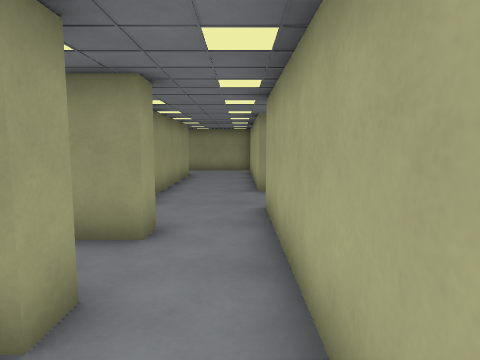
view 1 (above)

17 first-person views from a walk through a Godot game level. The camera is 1.3 m above the floor, tilts 6° down and sees 75° across. The floor is counted in squares, 1 m on a side. Each view is taken from the middle of a square. On the plan, view 1 faces up. The plan holds only what a view shows up to about 14 squares ahead; the rest is blank.

view 2
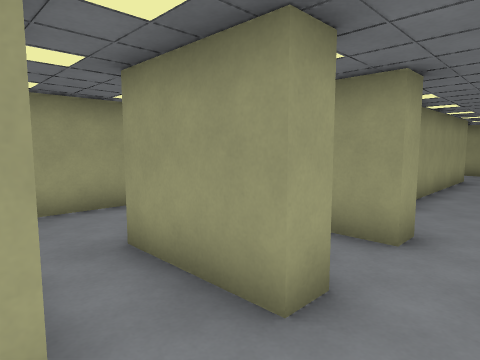

view 3
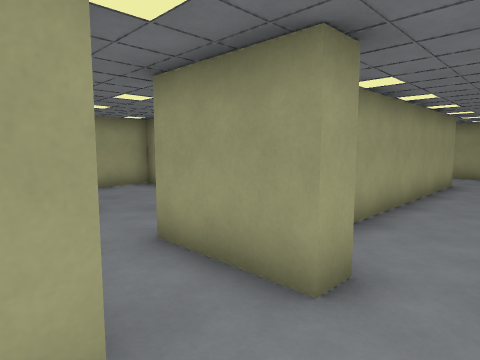

view 4
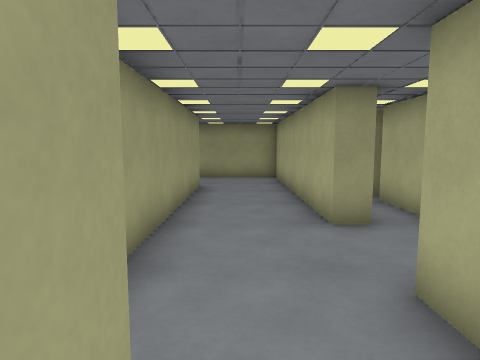

view 5
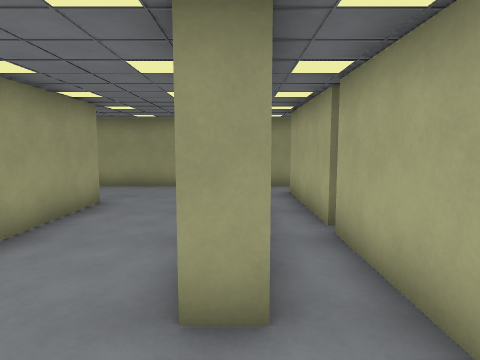

view 6
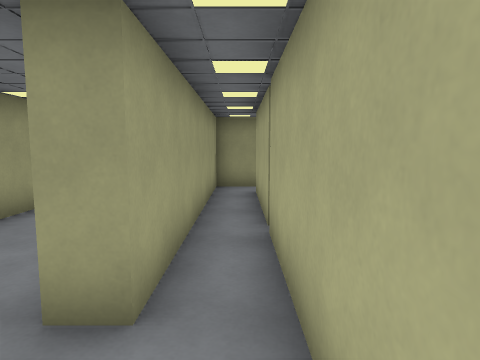

view 7
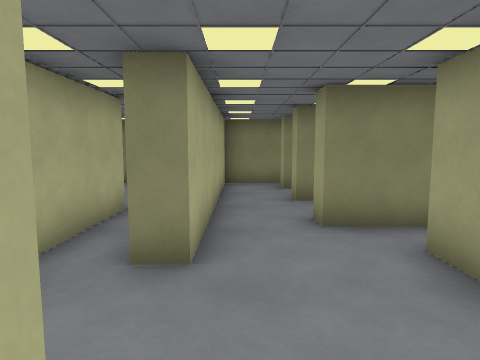

view 8
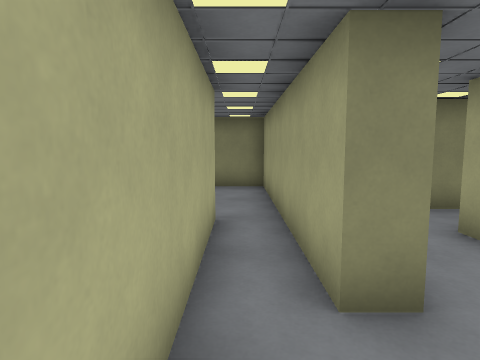

view 9
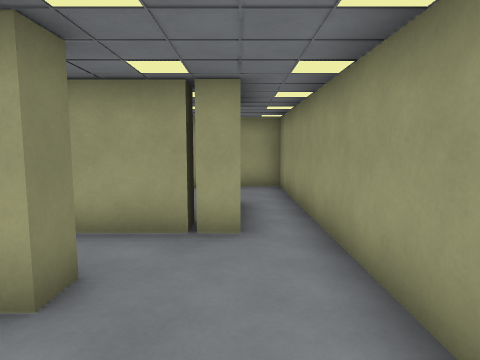

view 10
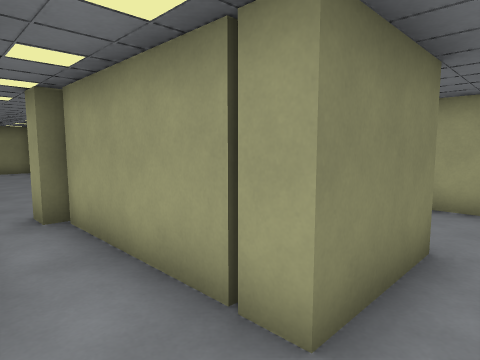

view 11
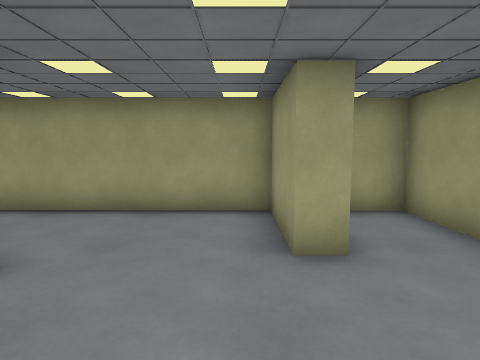

view 12
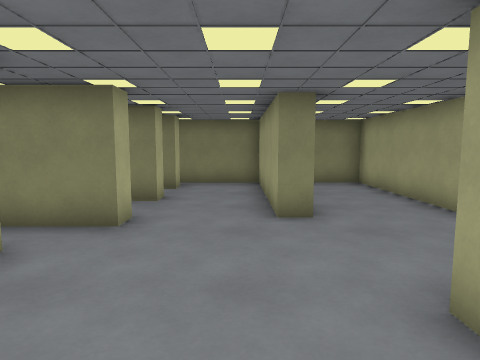

view 13
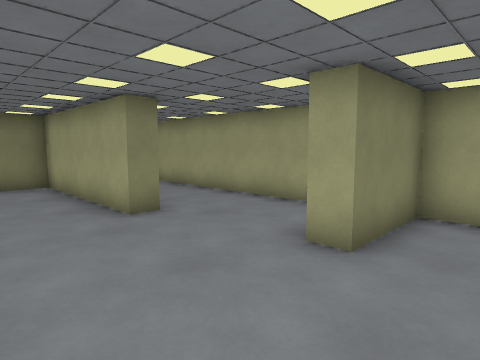

view 14
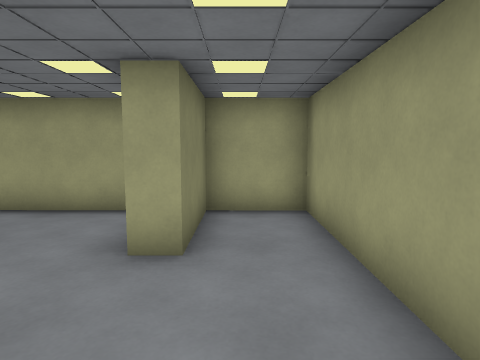

view 15
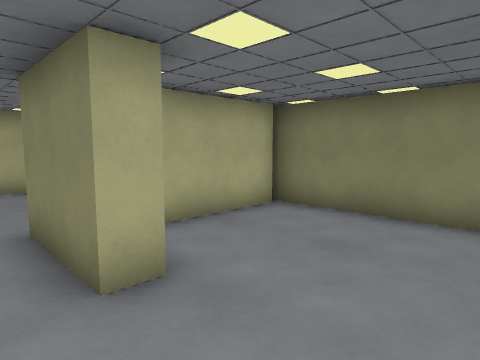

view 16
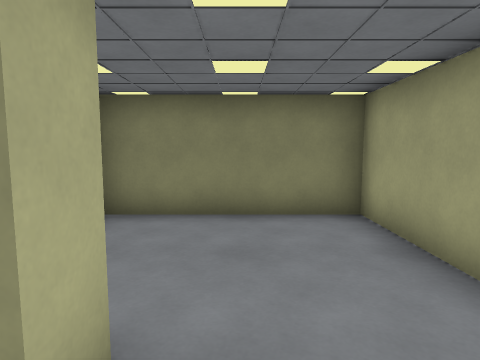

view 17
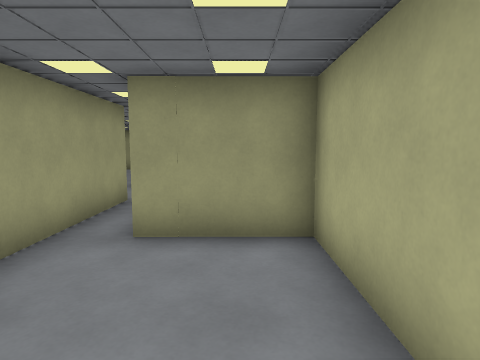

### Floor plan
Points are (right, up) in squares from view 1. A wall is a line through its corners. A room is listed if a view was taken in it or the views show most of it. See-through windows are left out.
Room 1 (views 1, 2, 3)
walls: (-1.4, 0.4) (-1.4, -0.4); (-1.4, 2.5) (-1.4, 1.8) (-4, 1.8); (0.6, -1.1) (0.6, 2.6)
ways out: opening at (-0.5, 2) to room 2; opening at (-2.5, 1) to room 3; opening at (-0.5, 0)
Room 2 (views 4, 5, 6, 7, 8, 9, 10)
walls: (1.2, 9.2) (0.6, 9.2) (0.6, 17.3) (-7.6, 17.3); (-3.1, 14.4) (-2.3, 14.4) (-2.3, 6.1); (-4, 5) (-1.4, 5) (-1.4, 4.3) (-4, 4.3); (-5.4, 15.2) (-4.6, 15.2); (2.4, 3.4) (2.4, 9.6); (0.6, 2.6) (0.6, 6.7) (1.2, 6.7) (1.2, 3.5); (-4, 2.5) (-1.4, 2.5); (-7.3, 16) (-4.6, 16) (-4.6, 11) (-4.3, 11) (-4.3, 10.4)
ways out: opening at (-0.5, 2) to room 1; opening at (-4, 11) to room 3; opening at (-2.5, 3.5) to room 3; gap at (-3, 6) to room 3; opening at (-7, 17) to room 4; opening at (2, 3) to room 5; opening at (2, 10) to room 6
Room 3 (views 11, 12, 13, 14)
walls: (-7.4, 4.3) (-6.7, 4.3) (-6.7, -1.3) (-3.8, -1.3); (-4, 4.3) (-4, 5); (-4, 1.8) (-4, 2.5); (-5.6, 10.4) (-10.3, 10.4) (-10.3, 8.3) (-7.7, 8.3) (-7.7, 7.6) (-10.3, 7.6) (-10.3, -1.3) (-8.6, -1.3); (-4, -0.5) (-4, 0.3) (-3.5, 0.3)
ways out: opening at (-2.5, 1) to room 1; opening at (-4, 11) to room 2; opening at (-2.5, 3.5) to room 2; gap at (-3, 6) to room 2
Room 4 (views 15, 16)
walls: (-7.3, 15.3) (-7.3, 16); (-7.6, 17.3) (-10.3, 17.3) (-10.3, 11) (-5.3, 11) (-5.3, 14.3)
ways out: opening at (-7, 17) to room 2
Room 5 (view 17)
walls: (5.1, 0.3) (5.1, 3.4) (2.4, 3.4); (1, -1.3) (4.2, -1.3); (1.2, 3.5) (1.2, -1.3)
ways out: opening at (2, 3) to room 2
Room 6 (no view inside)
walls: (2.4, 12) (2.4, 16.1); (2.8, 17.3) (1.2, 17.3) (1.2, 9.2); (2.4, 9.6) (2.4, 11.8)
ways out: opening at (2, 10) to room 2

Positions as (right, up) in squares from view 1, and headings:
1: (0, 0), facing up
2: (0, 0), facing up-left
3: (0, 2), facing up-left
4: (-1, 4), facing up
5: (1, 7), facing up
6: (2, 7), facing up
7: (0, 10), facing down
8: (2, 9), facing down
9: (0, 16), facing left
10: (-3, 17), facing down-left
11: (-4, 7), facing left
12: (-6, 10), facing down
13: (-4, 10), facing down-left
14: (-4, 9), facing left
15: (-10, 17), facing down-right
16: (-8, 17), facing down
17: (4, -1), facing up
